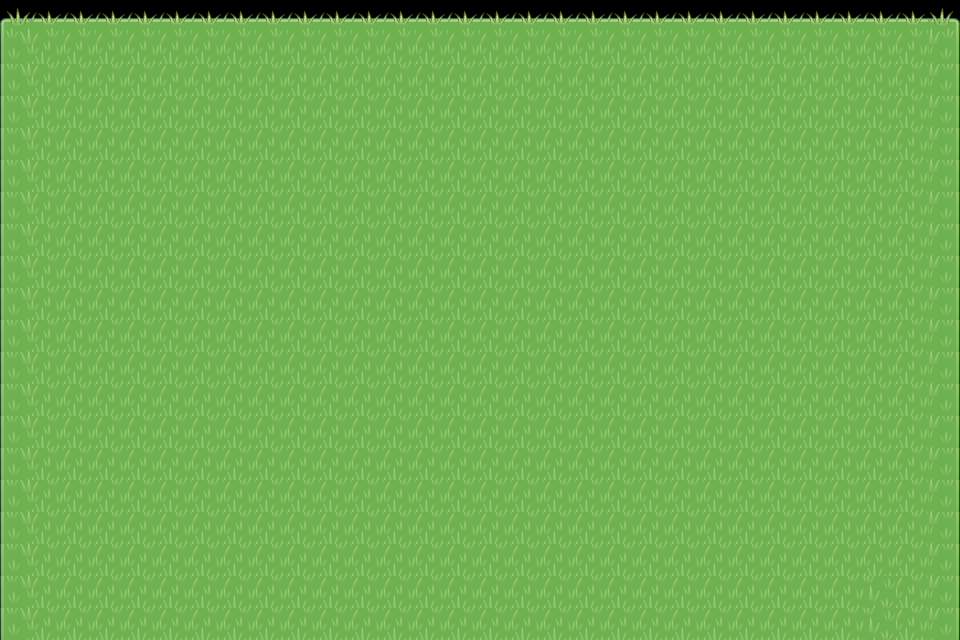

A level layout from a 2D game, rendered from its tile map. Below: a short description, then the map file with its tile-grid data intact:
An orthogonal 30x20 tile map with 32x32 px tiles, 1 tile layer (图块层 1).

<map version="1.10" tiledversion="1.11.2" orientation="orthogonal" renderorder="right-down" width="30" height="20" tilewidth="32" tileheight="32" infinite="0" nextlayerid="4" nextobjectid="1">
 <tileset firstgid="1" name="grass block" tilewidth="32" tileheight="32" tilecount="15" columns="3">
  <image source="grass block.png" width="101" height="171" />
 </tileset>
 <layer id="1" name="图块层 1" width="30" height="20">
  <data encoding="csv">
4,5,5,5,5,5,5,5,5,5,5,5,5,5,5,5,5,5,5,5,5,5,5,5,5,5,5,5,5,2147483652,
7,8,8,8,8,8,8,8,8,8,8,8,8,8,8,8,8,8,8,8,8,8,8,8,8,8,8,8,8,2147483655,
7,8,8,8,8,8,8,8,8,8,8,8,8,8,8,8,8,8,8,8,8,8,8,8,8,8,8,8,8,2147483655,
7,8,8,8,8,8,8,8,8,8,8,8,8,8,8,8,8,8,8,8,8,8,8,8,8,8,8,8,8,2147483655,
7,8,8,8,8,8,8,8,8,8,8,8,8,8,8,8,8,8,8,8,8,8,8,8,8,8,8,8,8,2147483655,
7,8,8,8,8,8,8,8,8,8,8,8,8,8,8,8,8,8,8,8,8,8,8,8,8,8,8,8,8,2147483655,
7,8,8,8,8,8,8,8,8,8,8,8,8,8,8,8,8,8,8,8,8,8,8,8,8,8,8,8,8,2147483655,
7,8,8,8,8,8,8,8,8,8,8,8,8,8,8,8,8,8,8,8,8,8,8,8,8,8,8,8,8,2147483655,
7,8,8,8,8,8,8,8,8,8,8,8,8,8,8,8,8,8,8,8,8,8,8,8,8,8,8,8,8,2147483655,
7,8,8,8,8,8,8,8,8,8,8,8,8,8,8,8,8,8,8,8,8,8,8,8,8,8,8,8,8,2147483655,
7,8,8,8,8,8,8,8,8,8,8,8,8,8,8,8,8,8,8,8,8,8,8,8,8,8,8,8,8,2147483655,
7,8,8,8,8,8,8,8,8,8,8,8,8,8,8,8,8,8,8,8,8,8,8,8,8,8,8,8,8,2147483655,
7,8,8,8,8,8,8,8,8,8,8,8,8,8,8,8,8,8,8,8,8,8,8,8,8,8,8,8,8,2147483655,
7,8,8,8,8,8,8,8,8,8,8,8,8,8,8,8,8,8,8,8,8,8,8,8,8,8,8,8,8,2147483655,
7,8,8,8,8,8,8,8,8,8,8,8,8,8,8,8,8,8,8,8,8,8,8,8,8,8,8,8,8,2147483655,
7,8,8,8,8,8,8,8,8,8,8,8,8,8,8,8,8,8,8,8,8,8,8,8,8,8,8,8,8,2147483655,
7,8,8,8,8,8,8,8,8,8,8,8,8,8,8,8,8,8,8,8,8,8,8,8,8,8,8,8,8,2147483655,
7,8,8,8,8,8,8,8,8,8,8,8,8,8,8,8,8,8,8,8,8,8,8,8,8,8,8,8,8,2147483655,
7,8,8,8,8,8,8,8,8,8,8,8,8,8,8,8,8,8,8,8,8,8,8,8,8,8,8,9,8,2147483655,
7,8,8,8,8,8,8,8,8,8,8,8,8,8,8,8,8,8,8,8,8,8,8,8,8,8,8,9,8,2147483655
</data>
 </layer>
</map>